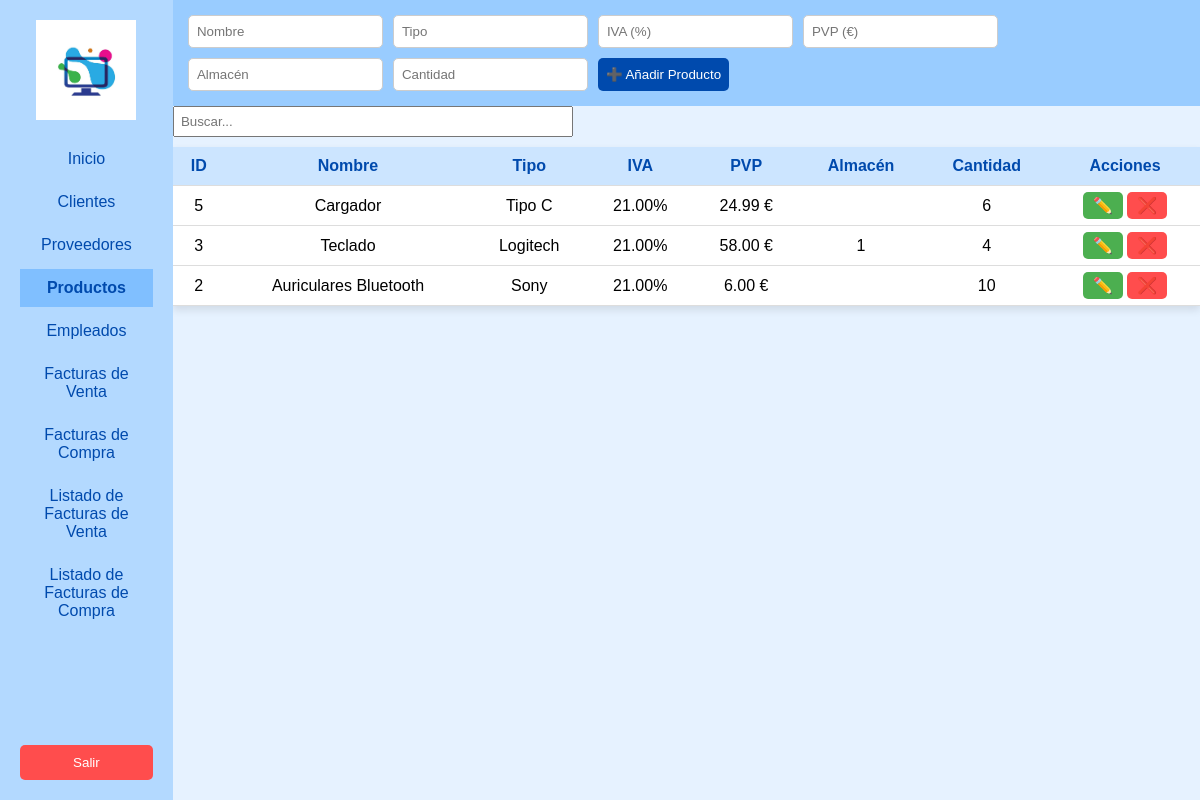
The page /productos.php on the database its author committed.
### tables this page shows
CREATE TABLE `productos` (
  `id` int(11) NOT NULL,
  `nombre` varchar(100) DEFAULT NULL,
  `tipo` varchar(50) DEFAULT NULL,
  `iva` decimal(5,2) DEFAULT NULL,
  `pvp` decimal(10,2) DEFAULT NULL,
  `almacen` varchar(100) DEFAULT NULL,
  `cantidad` int(11) DEFAULT NULL
);

### productos.php (the view, shortened to what this page needs)
<?php
include("includes/db.php");
$modo_edicion = false;
$producto_editar = null;
$resultado = $conn->query("SELECT * FROM productos ORDER BY id DESC");
?>
<!DOCTYPE html>
<html lang="es">
<head>
    <link rel="stylesheet" href="productos.css">
</head>
<body class="productos-body">
    <aside class="sidebar">
        <img src="images/logo.jpg" alt="Logo Empresa">
        <ul>
               <li><a href="main.php">Inicio</a></li>
            <li><a href="clientes.php">Clientes</a></li>
            <li><a href="proveedores.php">Proveedores</a></li>
            <li class="active"><a href="productos.php">Productos</a></li>
            <li><a href="empleados.php">Empleados</a></li>
             <li><a href="factura_venta.php">Facturas de Venta</a></li>
        <li><a href="factura_compra.php">Facturas de Compra</a></li>
        <li><a href="listar_facturas_venta.php">Listado de Facturas de Venta</a></li>
          <li><a href="listar_facturas_compra.php">Listado de Facturas de Compra</a></li>
        </ul>
        <button class="logout">Salir</button>
    </aside>
    <main class="content">
        <header class="top-bar">
            <form method="POST">
                <input type="text" name="nombre" placeholder="Nombre" required value="<?= $modo_edicion ? htmlspecialchars($producto_editar['nombre']) : '' ?>">
                <input type="text" name="tipo" placeholder="Tipo" value="<?= $modo_edicion ? htmlspecialchars($producto_editar['tipo']) : '' ?>">
                <input type="number" step="0.01" name="iva" placeholder="IVA (%)" value="<?= $modo_edicion ? htmlspecialchars($producto_editar['iva']) : '' ?>">
                <input type="number" step="0.01" name="pvp" placeholder="PVP (€)" value="<?= $modo_edicion ? htmlspecialchars($producto_editar['pvp']) : '' ?>">
                <input type="text" name="almacen" placeholder="Almacén" value="<?= $modo_edicion ? htmlspecialchars($producto_editar['almacen']) : '' ?>">
                <input type="number" name="cantidad" placeholder="Cantidad" value="<?= $modo_edicion ? htmlspecialchars($producto_editar['cantidad']) : '' ?>">
                <button type="submit" name="<?= $modo_edicion ? 'guardar' : 'añadir' ?>" class="btn primary">
                    <?= $modo_edicion ? '💾 Guardar' : '➕ Añadir Producto' ?>
                </button>
            </form>
        </header>
        <section class="productos-table">
        <input type="text" class="search-input" placeholder="Buscar..."
       style="margin-bottom: 10px; padding: 6px; width: 100%; max-width: 400px;">
            <table>
                <thead>
                    <tr>
                        <th>ID</th>
                        <th>Nombre</th>
                        <th>Tipo</th>
                        <th>IVA</th>
                        <th>PVP</th>
                        <th>Almacén</th>
                        <th>Cantidad</th>
                        <th>Acciones</th>
                    </tr>
                </thead>
                <tbody>
                    <?php while ($row = $resultado->fetch_assoc()): ?>
                    <tr>
                        <td><?= $row['id'] ?></td>
                        <td><?= htmlspecialchars($row['nombre']) ?></td>
                        <td><?= htmlspecialchars($row['tipo']) ?></td>
                        <td><?= htmlspecialchars($row['iva']) ?>%</td>
                        <td><?= htmlspecialchars($row['pvp']) ?> €</td>
                        <td><?= htmlspecialchars($row['almacen']) ?></td>
                        <td><?= htmlspecialchars($row['cantidad']) ?></td>
                        <td>
                            <a href="?editar=<?= $row['id'] ?>" class="edit-btn">✏️</a>
                            <a href="?eliminar=<?= $row['id'] ?>" onclick="return confirm('¿Eliminar este producto?')" class="delete-btn">❌</a>
                        </td>
                    </tr>
                    <?php endwhile; ?>
                </tbody>
            </table>
        </section>
    </main>
</body>
</html>

### productos.css (style rules this page uses)
* { margin: 0; padding: 0; box-sizing: border-box; font-family: Arial, sans-serif; }
.productos-body { display: flex; height: 100vh; background-color: #e6f2ff; }
.sidebar { width: 220px; background-color: #b3d9ff; padding: 20px; display: flex; flex-direction: column; align-items: center; }
.sidebar img { width: 100px; margin-bottom: 20px; }
.sidebar ul { list-style: none; padding: 0; width: 100%; }
.sidebar li { padding: 10px; text-align: center; margin-bottom: 5px; }
.sidebar li.active { background-color: #80bfff; font-weight: bold; }
.sidebar li a { text-decoration: none; color: #004aad; }
.logout { margin-top: auto; padding: 10px; background-color: #ff4d4d; color: white; border: none; width: 100%; border-radius: 5px; cursor: pointer; }
.content { flex-grow: 1; display: flex; flex-direction: column; height: 100vh; overflow: hidden; }
.top-bar { display: flex; flex-wrap: wrap; gap: 10px; background-color: #99ccff; padding: 15px; position: sticky; top: 0; z-index: 1000; }
.top-bar form { display: flex; flex-wrap: wrap; gap: 10px; width: 100%; }
.top-bar input, .top-bar button { padding: 8px; border: 1px solid #ccc; border-radius: 5px; min-width: 120px; }
.btn.primary { background-color: #004aad; color: white; border: none; cursor: pointer; }
table { width: 100%; border-collapse: collapse; background: white; box-shadow: 0 4px 8px rgba(0,0,0,0.1); }
th, td { padding: 10px; text-align: center; border-bottom: 1px solid #ddd; }
th { background-color: #cce5ff; color: #004aad; }
.edit-btn { background-color: #4CAF50; color: white; border: none; padding: 5px 10px; border-radius: 5px; text-decoration: none; }
.delete-btn { background-color: #ff4d4d; color: white; border: none; padding: 5px 10px; border-radius: 5px; text-decoration: none; }

### rows shown on the page
productos: id "5", nombre "Cargador", tipo "Tipo C", iva "21.00", pvp "24.99", cantidad "6"
productos: id "3", nombre "Teclado", tipo "Logitech", iva "21.00", pvp "58.00", almacen "1", cantidad "4"
productos: id "2", nombre "Auriculares Bluetooth", tipo "Sony", iva "21.00", pvp "6.00", cantidad "10"
